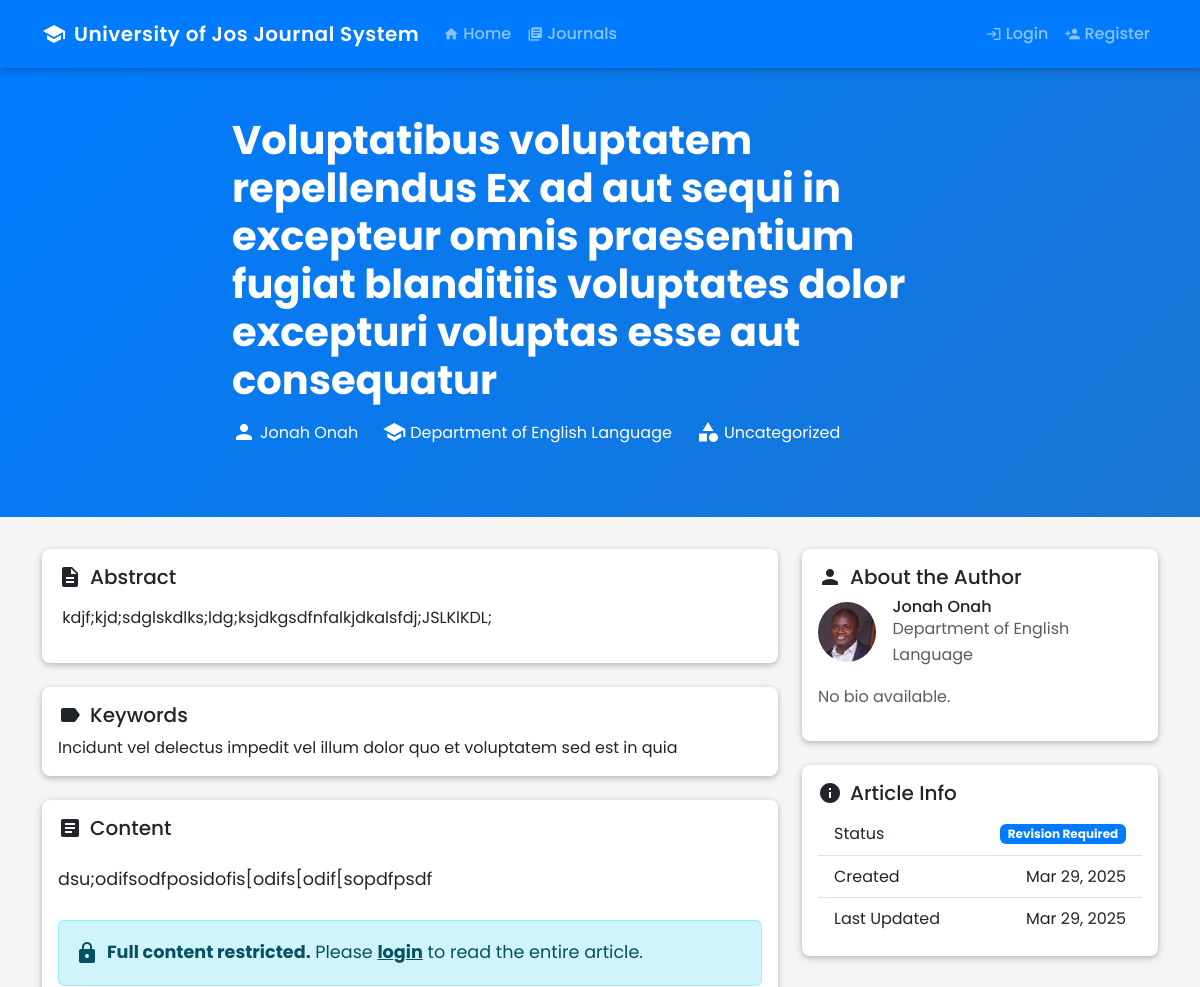
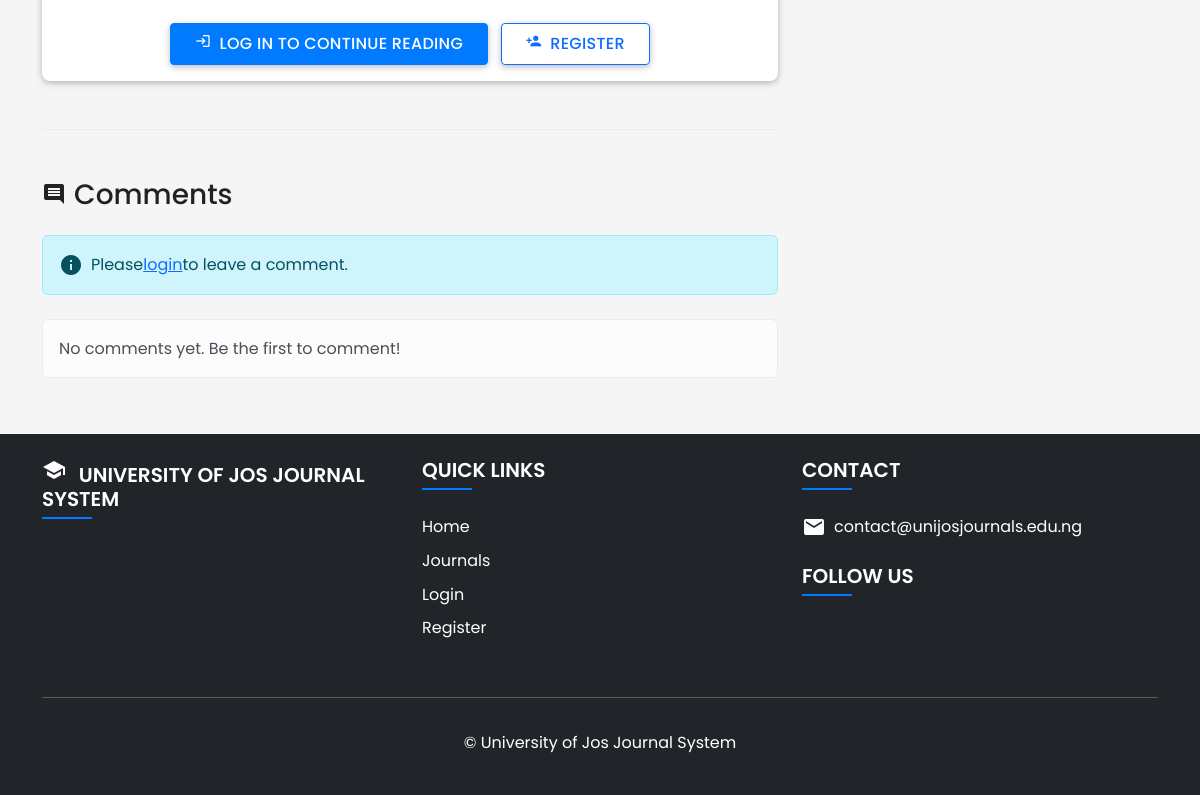
Page /articles/2/ on the earlier database version (2 pictures, top to bottom).
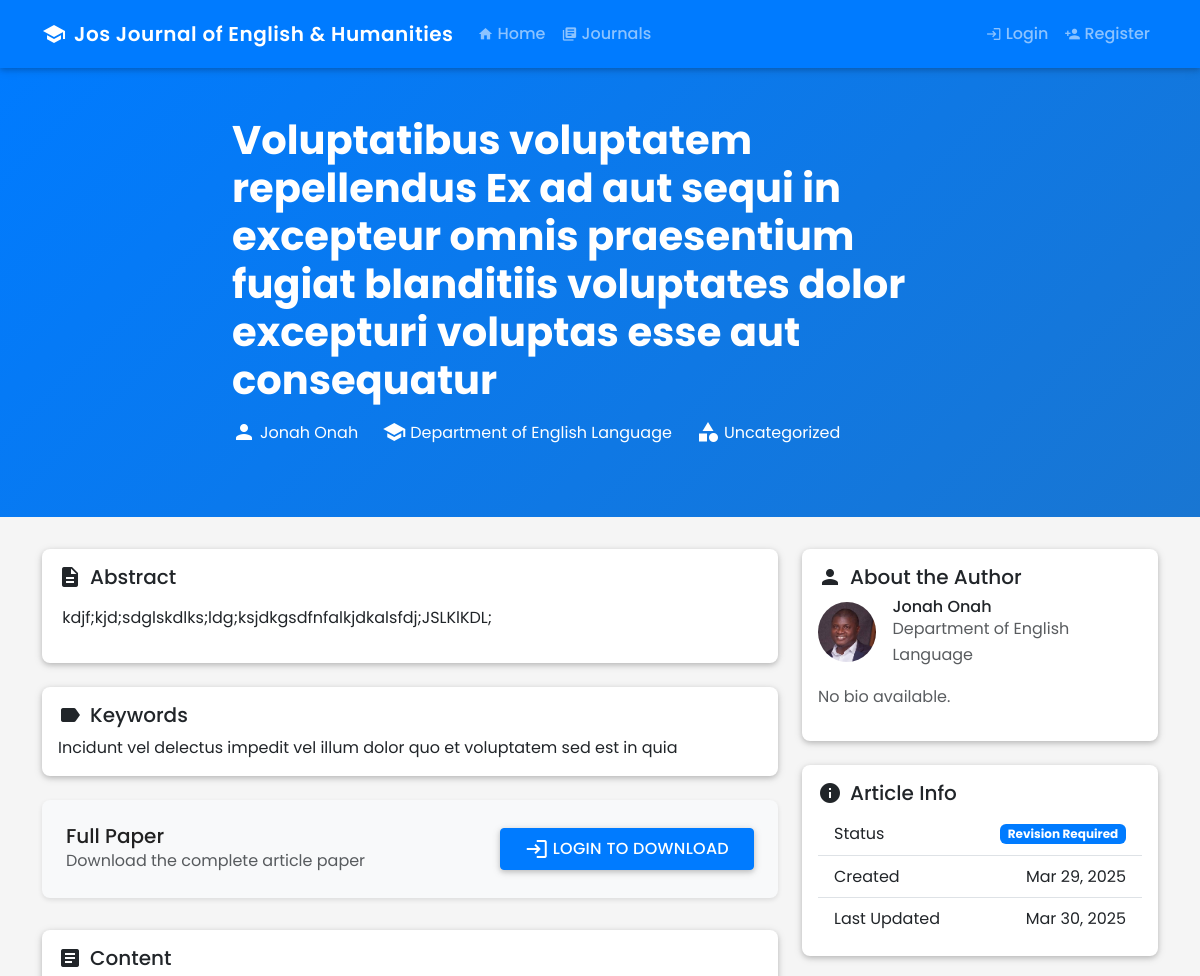
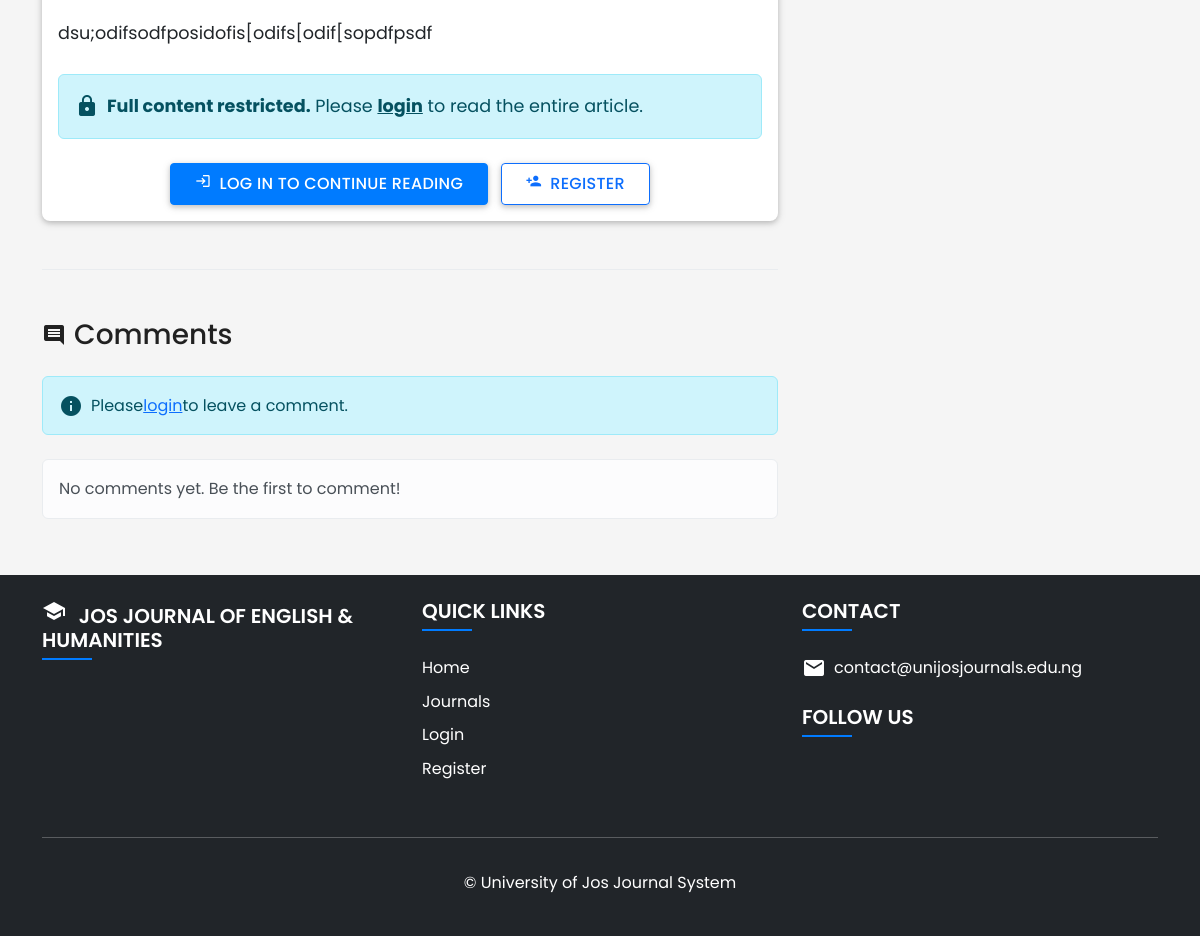
Same page on the later database version (2 pictures, top to bottom).
### journalapp/models.py (models this page shows, shortened)
class SiteSettings(models.Model):
    site_title = models.CharField(max_length=100, default="University of Jos Journal System")
    site_description = models.TextField(blank=True)
    logo = models.ImageField(upload_to='site_images', blank=True, null=True)
    favicon = models.ImageField(upload_to='site_images', blank=True, null=True)
    primary_color = models.CharField(max_length=20, default="#007bff")
    secondary_color = models.CharField(max_length=20, default="#6c757d")
    footer_text = models.TextField(default="© University of Jos Journal System")
    contact_email = models.EmailField(default="contact@unijosjournals.edu.ng")
    contact_phone = models.CharField(max_length=20, blank=True)
    facebook_url = models.URLField(blank=True)
    twitter_url = models.URLField(blank=True)
    instagram_url = models.URLField(blank=True)
    linkedin_url = models.URLField(blank=True)
    class Meta:
        verbose_name = "Site Settings"
        verbose_name_plural = "Site Settings"

class Article(models.Model):
    STATUS_CHOICES = (
        ('draft', 'Draft'),
        ('submitted', 'Submitted'),
        ('under_review', 'Under Review'),
        ('revision_required', 'Revision Required'),
        ('accepted', 'Accepted'),
        ('rejected', 'Rejected'),
        ('published', 'Published'),
    )
    title = models.CharField(max_length=200)
    abstract = RichTextField()
    author = models.ForeignKey(settings.AUTH_USER_MODEL, on_delete=models.CASCADE, related_name='journals')
    department = models.ForeignKey(Department, on_delete=models.CASCADE)
    category = models.ForeignKey(ArticleCategory, on_delete=models.CASCADE)
    content = RichTextField()
    keywords = models.CharField(max_length=255, blank=True, help_text="Enter keywords separated by commas")
    file = models.FileField(upload_to='journal_files', blank=True, null=True)
    status = models.CharField(max_length=20, choices=STATUS_CHOICES, default='draft')
    revised_document = models.FileField(upload_to='revised_documents/', null=True, blank=True)
    revision_notes = models.TextField(blank=True, null=True)
    created_at = models.DateTimeField(auto_now_add=True)
    updated_at = models.DateTimeField(auto_now=True)
    published_at = models.DateTimeField(null=True, blank=True)

class CustomUser(AbstractBaseUser, PermissionsMixin):
    email = models.EmailField(unique=True)
    first_name = models.CharField(max_length=30, blank=True)
    last_name = models.CharField(max_length=30, blank=True)
    is_active = models.BooleanField(default=True)
    is_staff = models.BooleanField(default=False)
    date_joined = models.DateTimeField(default=timezone.now)
    objects = CustomUserManager()
    USERNAME_FIELD = 'email'
    REQUIRED_FIELDS = []
    class Meta:
        verbose_name = 'User'
        verbose_name_plural = 'Users'
    def get_full_name(self):
        return f"{self.first_name} {self.last_name}".strip()

class Department(models.Model):
    name = models.CharField(max_length=100)
    code = models.CharField(max_length=10, unique=True)
    description = models.TextField(blank=True)
    journal_title = models.CharField(max_length=200, blank=True)
    journal_description = RichTextField(blank=True)
    cover_image = models.ImageField(upload_to='department_covers', blank=True, null=True)

class ArticleCategory(models.Model):
    name = models.CharField(max_length=100)
    description = models.TextField(blank=True)
    is_default = models.BooleanField(default=False)
    class Meta:
        verbose_name_plural = "Categories"

class Profile(models.Model):
    user = models.OneToOneField(settings.AUTH_USER_MODEL, on_delete=models.CASCADE)
    department = models.ForeignKey(Department, on_delete=models.SET_NULL, null=True, blank=True)
    bio = RichTextField(blank=True)
    profile_picture = models.ImageField(upload_to='profile_pics', blank=True, null=True)
    is_editor = models.BooleanField(default=False)
    is_reviewer = models.BooleanField(default=False)

### journalapp/views.py (the view)
# urls.py: path('articles/<int:pk>/', views.ArticleDetailView.as_view(), name='article_detail'),
class ArticleDetailView(DetailView):
    model = Article
    template_name = 'journalapp/article_detail.html'
    def get_context_data(self, **kwargs):
        context = super().get_context_data(**kwargs)
        context['comment_form'] = CommentForm()
        return context

### journalapp/context_processors.py (called while the page is built)
def site_settings(request):
    try:
        settings = SiteSettings.objects.first()
        if not settings:
            settings = SiteSettings.objects.create()
    except:
        settings = None
    return {'site_settings': settings}

### journalapp/templates/journalapp/article_detail.html (shortened to what the changed rows need)
{% extends 'journalapp/base.html' %}
{% load static %}
{% load crispy_forms_tags %}
{% block content %}
<div class="journal-header">
    <div class="container">
        <div class="row">
            <div class="col-lg-8 mx-auto">
                <h1 class="journal-title">{{ article.title }}</h1>
                <div class="journal-meta">
                    <div class="journal-meta-item">
                        <i class="material-icons me-1">person</i>
                        <span>{{ article.author.get_full_name|default:article.author.first_name }}</span>
                    </div>
                    <div class="journal-meta-item">
                        <i class="material-icons me-1">school</i>
                        <span>{{ article.department.name }}</span>
                    </div>
                    <div class="journal-meta-item">
                        <i class="material-icons me-1">category</i>
                        <span>{{ article.category.name }}</span>
                    </div>
                </div>
            </div>
        </div>
    </div>
</div>
<div class="container">
    <div class="row">
        <div class="col-lg-8">
            <div class="card mb-4">
                <div class="card-body">
                    <p class="card-text">{{ article.abstract|safe }}</p>
                </div>
            </div>
            {% if article.keywords %}
            <div class="card mb-4">
                <div class="card-body">
                    <h5 class="card-title d-flex align-items-center">
                        <i class="material-icons me-2">label</i> Keywords
                    </h5>
                    <p class="card-text">{{ article.keywords }}</p>
                </div>
            </div>
            {% endif %}
            {% if article.file %}
            <div class="file-download-card">
                <div class="d-flex justify-content-between align-items-center">
                    <div>
                        <h5 class="mb-0">Full Paper</h5>
                        <p class="text-muted mb-0">Download the complete article paper</p>
                    </div>
                    {% if user.is_authenticated %}
                    <a href="{{ article.file.url }}" class="btn btn-primary file-download-btn" download>
                        <i class="material-icons me-1">download</i> Download PDF
                    </a>
                    {% else %}
                    <a href="{% url 'login' %}?next={{ request.path }}" class="btn btn-primary file-download-btn">
                        <i class="material-icons me-1">login</i> Login to Download
                    </a>
                    {% endif %}
                </div>
            </div>
            {% endif %}
            <div class="card mb-4">
                <div class="card-body">
                    <div class="journal-content">
                        {% if user.is_authenticated %}
                            {{ article.content|safe }}
                        {% else %}
                            <div class="mb-4">
                                {{ article.content|truncatewords:100|safe }}
                            </div>
                            <div class="alert alert-info d-flex align-items-center">
                                <i class="material-icons me-2">lock</i>
                                <div>
                                    <strong>Full content restricted.</strong> Please
                                    <a href="{% url 'login' %}?next={{ request.path }}" class="alert-link">login</a>
                                    to read the entire article.
                                </div>
                            </div>
                            <div class="text-center mt-4">
                                <a href="{% url 'login' %}?next={{ request.path }}" class="btn btn-primary">
                                    <i class="material-icons me-1" style="font-size: 16px;">login</i> Log in to Continue Reading
                                </a>
                                <a href="{% url 'register' %}?next={{ request.path }}" class="btn btn-outline-primary ms-2">
                                    <i class="material-icons me-1" style="font-size: 16px;">person_add</i> Register
                                </a>
                            </div>
                        {% endif %}
                    </div>
                </div>
            </div>
        </div>
        <div class="col-lg-4">
            <div class="card mb-4">
                <div class="card-body">
                    <div class="d-flex align-items-center mb-3">
                        {% if article.author.profile.profile_picture %}
                        <img src="{{ article.author.profile.profile_picture.url }}" alt="{{ article.author.get_full_name }}" class="rounded-circle me-3" width="60" height="60">
                        {% else %}
                        <div class="bg-primary rounded-circle d-flex align-items-center justify-content-center me-3" style="width: 60px; height: 60px;">
                            <span class="text-white" style="font-size: 24px;">{{ article.author.first_name|first|upper }}</span>
                        </div>
                        {% endif %}
                        <div>
                            <h6 class="mb-0">{{ article.author.get_full_name|default:article.author.first_name }}</h6>
                            {% if article.author.profile.department %}
                            <p class="text-muted mb-0">{{ article.author.profile.department.name }}</p>
                            {% endif %}
                        </div>
                    </div>
                </div>
            </div>
            <div class="card">
                <div class="card-body">
                    <ul class="list-group list-group-flush">
                        <li class="list-group-item d-flex justify-content-between align-items-center">
                            Status
                            <span class="badge bg-primary">{{ article.get_status_display }}</span>
                        </li>
                        <li class="list-group-item d-flex justify-content-between align-items-center">
                            Created
                            <span>{{ article.created_at|date:"M d, Y" }}</span>
                        </li>
                        <li class="list-group-item d-flex justify-content-between align-items-center">
                            Last Updated
                            <span>{{ article.updated_at|date:"M d, Y" }}</span>
                        </li>
                    </ul>
                </div>
            </div>
        </div>
    </div>
</div>
{% endblock %}

### journalapp/templates/journalapp/base.html (shortened to what the changed rows need)
<!DOCTYPE html>
<html lang="en">
<head>
    <link href="https://cdn.jsdelivr.net/npm/bootstrap@5.3.0-alpha1/dist/css/bootstrap.min.css" rel="stylesheet">
    <link rel="stylesheet" href="https://cdnjs.cloudflare.com/ajax/libs/font-awesome/6.0.0-beta3/css/all.min.css">
</head>
<body class="d-flex flex-column min-vh-100">
    <header>
        <nav class="navbar navbar-expand-lg navbar-dark bg-primary">
            <div class="container">
                <a class="navbar-brand d-flex align-items-center" href="{% url 'home' %}">
                    {% if site_settings.logo %}
                    <img src="{{ site_settings.logo.url }}" alt="{{ site_settings.site_title }}" height="40" class="me-2">
                    {% else %}
                    <i class="material-icons me-2">school</i>
                    {% endif %}
                    <span>{{ site_settings.site_title|default:"UJ Journal System" }}</span>
                </a>
            </div>
        </nav>
    </header>
    <main class="flex-grow-1 mb-3">
        {% block content %}{% endblock %}
    </main>
    <footer class="bg-dark text-white py-4 mt-4">
        <div class="container">
            <div class="row">
                <div class="col-md-4 mb-4">
                    <h5 class="text-uppercase">
                        {% if site_settings.logo %}
                        <img src="{{ site_settings.logo.url }}" alt="{{ site_settings.site_title }}" height="30" class="me-2">
                        {% else %}
                        <i class="material-icons me-2">school</i>
                        {% endif %}
                        {{ site_settings.site_title|default:"University of Jos Journal System" }}
                    </h5>
                </div>
                <div class="col-md-4 mb-4">
                    <ul class="list-unstyled">
                        {% if site_settings.contact_email %}
                        <li class="mb-2 d-flex align-items-center">
                            <i class="material-icons me-2">email</i>
                            <a href="mailto:{{ site_settings.contact_email }}" class="text-white text-decoration-none">{{ site_settings.contact_email }}</a>
                        </li>
                        {% endif %}
                    </ul>
                </div>
            </div>
            <div class="text-center py-3">
                <p class="mb-0">{{ site_settings.footer_text|default:"© University of Jos Journal System" }}</p>
            </div>
        </div>
    </footer>
</body>
</html>

Differences in the rows shown:
changed SiteSettings "contact@unijosjournals.edu.ng": site_title "University of Jos Journal System" → "Jos Journal of English & Humanities"; site_title "UNIVERSITY OF JOS JOURNAL SYSTEM" → "JOS JOURNAL OF ENGLISH & HUMANITIES"
changed Article "dsu;odifsodfposidofis[odifs[odif[sopdfpsdf": updated_at "Mar 29, 2025" → "Mar 30, 2025"
Other differences:
text now shown: "Full Paper Download the complete article paper LOGIN TO DOWNLOAD"
